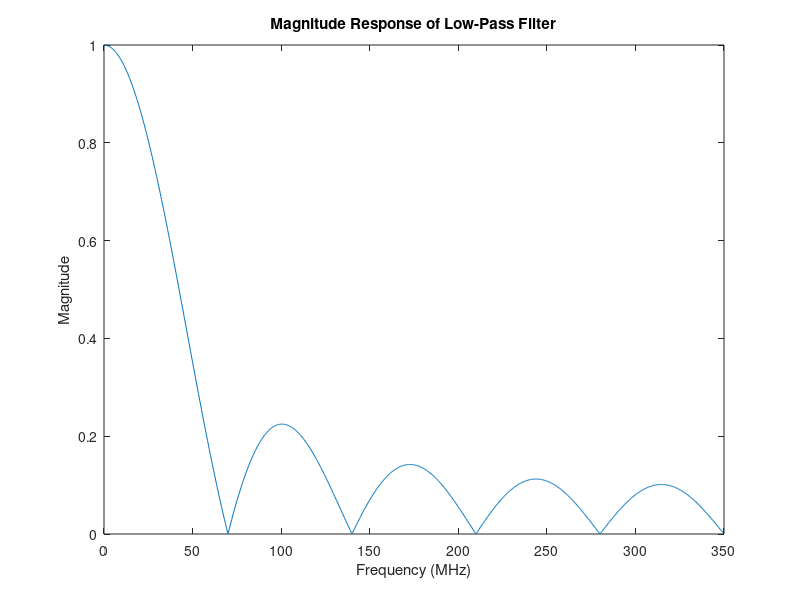
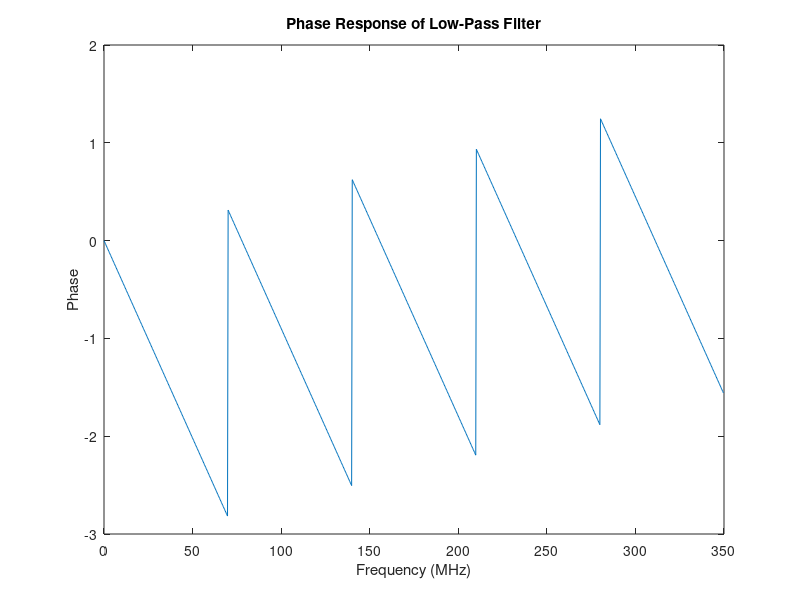
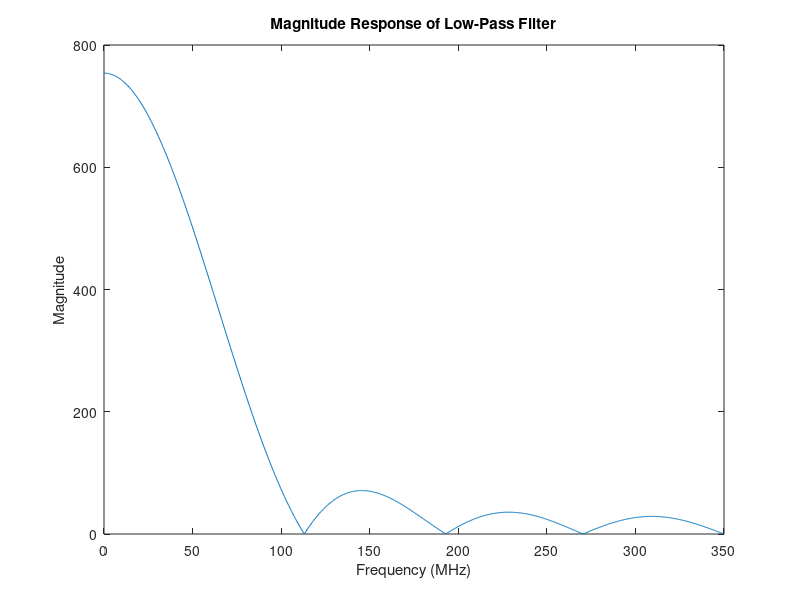
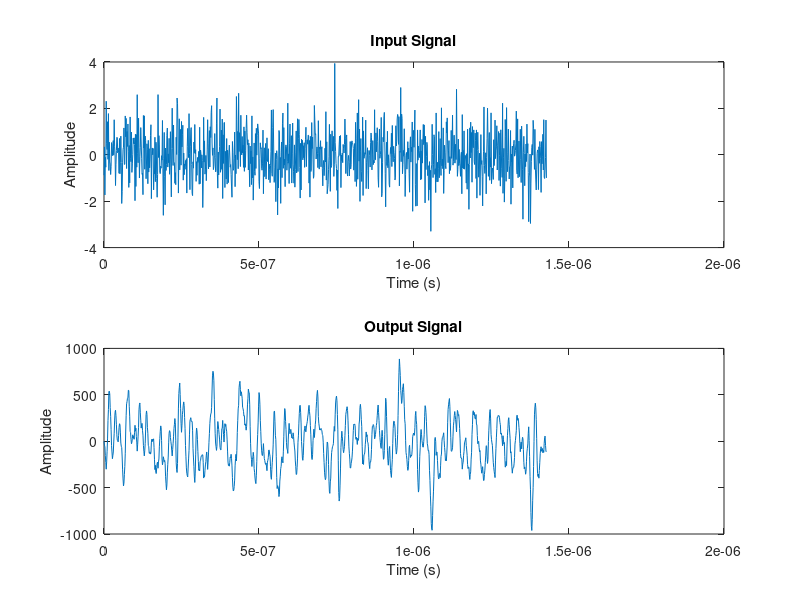

MATLAB code to generate these figures, in order:
clc;
close all;
clear all;

% Parameters
DataRate = 20e6;     % Data Rate (Hz)
SampleRate = 700e6;  % Sample Rate (Hz)
Platform = 'VC707';  % Platform

% Calculate normalized frequencies
Wp_norm = 2 * DataRate / SampleRate;

% Filter order calculation
Ap = 0.05;       % Passband Ripple (dB)
Aa = 40;         % Stopband Attenuation (dB)

delta_p = (10^(Ap/20) - 1) / (10^(Ap/20) + 1);
delta_a = 10^(-Aa/20);
A = -20*log10(min(delta_p, delta_a));

if A <= 21
    alpha = 0;
elseif A > 21 && A <= 50
    alpha = 0.5842*(A-21)^0.4 + 0.07886*(A-21);
else
    alpha = 0.1102*(A-8.7);
end

N = ceil((A-8) / (2.285 * Wp_norm));
if mod(N, 2) == 0
    N = N + 1;    % Ensure odd filter order
end

% Filter design
h = [0.090061285574484381544202449276781408116, 0.096503726364102579426962336128781316802,0.101563080660091537010814022323756944388,0.105047698113615153858724227120546856895,0.106824209287706375914872580779046984389,0.106824209287706375914872580779046984389,0.105047698113615153858724227120546856895,0.101563080660091537010814022323756944388,0.096503726364102579426962336128781316802,0.090061285574484381544202449276781408116];


% Display coefficient values
disp("Filter Coefficients:");
disp(h);
disp("Rounded off coefficient values to two decimal places");

precision = 10; 
rounded_coefficients = round(h * precision) / precision;

disp(rounded_coefficients);

% Quantize non-zero coefficients
non_zero_indices = rounded_coefficients ~= 0;
non_zero_values = rounded_coefficients(non_zero_indices);

% Display the non-zero values
disp('Non-zero coefficient values:');
disp(non_zero_values);

% Quantize non-zero coefficients to two decimal places
quantized_values = round(non_zero_values * 100) / 100;

% Display quantized coefficient values
disp('Quantized coefficient values:');
disp(quantized_values);

% Count the number of non-zero coefficients
non_zero_count = nnz(rounded_coefficients);
fprintf('Number of non-zero coefficient values: %d\n', non_zero_count);

% Frequency response
[H, freq] = freqz(quantized_values, 1, 1024, SampleRate);

% Plot magnitude response
figure;
plot(freq / 1e6, abs(H));
xlabel('Frequency (MHz)');
ylabel('Magnitude');
title('Magnitude Response of Low-Pass Filter');

% Plot phase response
figure;
plot(freq / 1e6, angle(H));
xlabel('Frequency (MHz)');
ylabel('Phase');
title('Phase Response of Low-Pass Filter');

range = max(h) - min(h);
interval_size = range / 128;
partition = [min(h) + interval_size : interval_size : max(h)];
codebook = [0:128];

quants = quantiz(h, partition, codebook);

% Get quantized values of non-zero coefficients
non_zero_quantized_values = quants(non_zero_indices);

% Display quantized values of non-zero coefficients
disp('Quantized values of non-zero coefficients:');
disp(non_zero_quantized_values);

save("coefficient_values.mat", "quants");

% Time domain response
num_samples = 1000;  % Number of samples for time domain response
input_signal = randn(1, num_samples);  % Input signal (random noise)

output_signal = filter(non_zero_quantized_values, 1, input_signal);  % Apply filter to input signal

% Frequency response
[H, freq] = freqz(non_zero_quantized_values, 1, 1024, SampleRate);

% Plot magnitude response
figure;
plot(freq / 1e6, abs(H));
xlabel('Frequency (MHz)');
ylabel('Magnitude');
title('Magnitude Response of Low-Pass Filter');

% Time domain response
num_samples = 1000;  % Number of samples for time domain response
input_signal = randn(1, num_samples);  % Input signal (random noise)

output_signal = filter(non_zero_quantized_values, 1, input_signal);  % Apply filter to input signal

% Plot input signal
figure;
t = (0:num_samples-1) / SampleRate;
subplot(2,1,1);
plot(t, input_signal);
xlabel('Time (s)');
ylabel('Amplitude');
title('Input Signal');

% Plot output signal
subplot(2,1,2);
plot(t, output_signal);
xlabel('Time (s)');
ylabel('Amplitude');
title('Output Signal');

